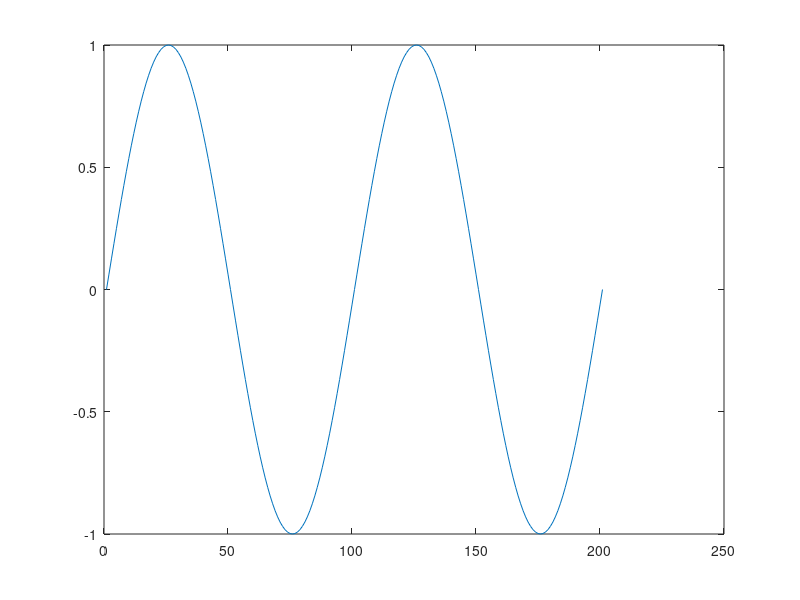

MATLAB code for this plot:
%%%%%%%%%%%%%%%%%%%%%%%%%%%%%%%%%%%%%%%%%
%%%%%%%%%Desing the input signal%%%%%%%%%
%%%%%%%%%%%%%%%%%%%%%%%%%%%%%%%%%%%%%%%%%
%Create a 1 Hz signal
freq=1;
F=2;  %F=freq=2pi
fs=100; %Samples
t=0:1/fs:F;
signal_hz = sin(2*pi*freq*t);
plot(signal_hz);

%Create a 1Hz signal sampling
%{
%F=1
%Fs=100
%n=0:(Fs)-1;
%xs=sin(2*pi*F*n/Fs);
%stem(n,xs);
%}

%Create a 1Hz and 20 Hz signal. Combine this two signals
%{
freq1=1
freq2=20;
F=2;    %F=freq=2pi
fs=100; %Samples
t=0:1/fs:F;

signal_1hz = sin(2*pi*freq1*t);
signal_20hz = sin(2*pi*freq2*t);
plot(signal_1hz);
signal_20hz_1hz = signal_20hz + signal_1hz;
plot(signal_20hz_1hz);
%}